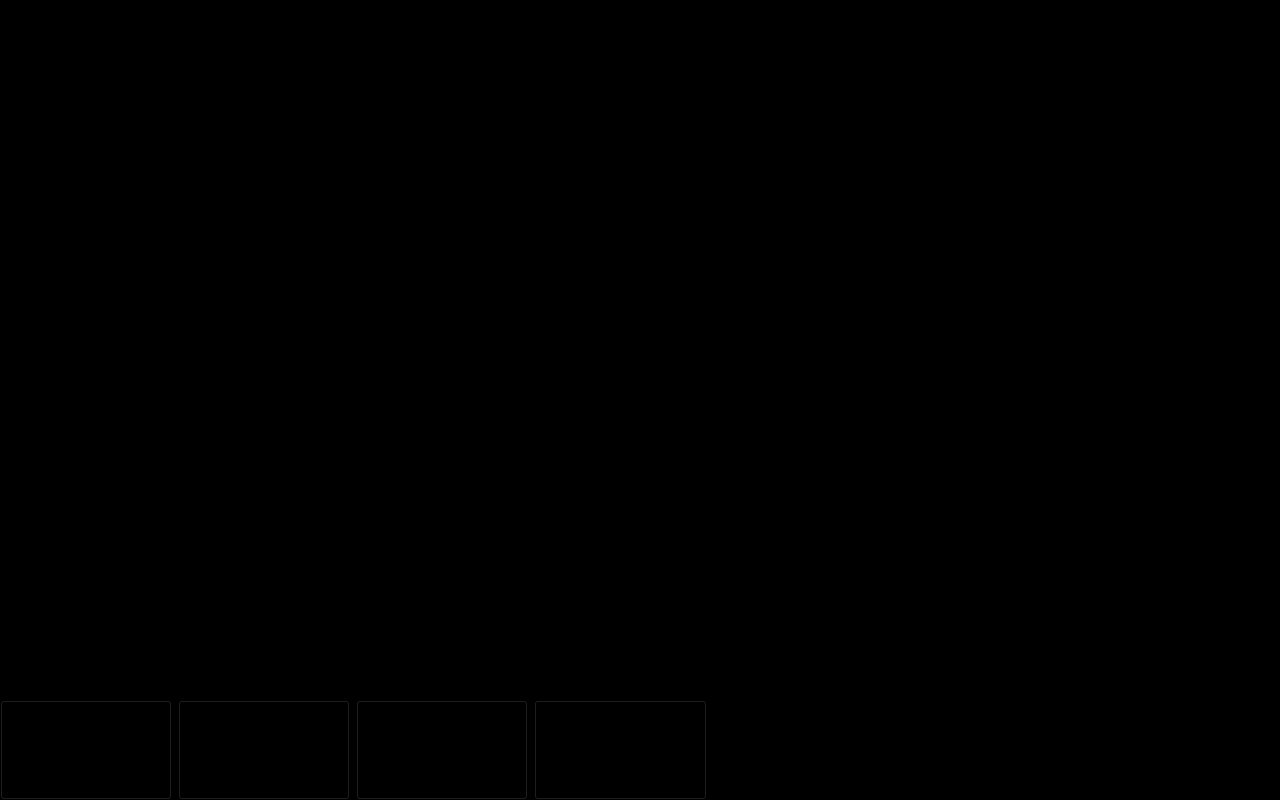
<?xml version="1.0" encoding="UTF-8"?>
<ui version="4.0">
 <class>MainWindow</class>
 <widget class="QMainWindow" name="MainWindow">
  <property name="geometry">
   <rect>
    <x>0</x>
    <y>0</y>
    <width>1280</width>
    <height>800</height>
   </rect>
  </property>
  <property name="sizePolicy">
   <sizepolicy hsizetype="Fixed" vsizetype="Fixed">
    <horstretch>0</horstretch>
    <verstretch>0</verstretch>
   </sizepolicy>
  </property>
  <property name="minimumSize">
   <size>
    <width>1280</width>
    <height>800</height>
   </size>
  </property>
  <property name="maximumSize">
   <size>
    <width>1280</width>
    <height>800</height>
   </size>
  </property>
  <property name="windowTitle">
   <string>MainWindow</string>
  </property>
  <property name="styleSheet">
   <string notr="true">background-color: rgb(0, 0, 0);</string>
  </property>
  <widget class="QWidget" name="centralWidget">
   <property name="sizePolicy">
    <sizepolicy hsizetype="Maximum" vsizetype="Expanding">
     <horstretch>0</horstretch>
     <verstretch>0</verstretch>
    </sizepolicy>
   </property>
   <property name="minimumSize">
    <size>
     <width>1280</width>
     <height>800</height>
    </size>
   </property>
   <property name="maximumSize">
    <size>
     <width>1280</width>
     <height>800</height>
    </size>
   </property>
   <property name="styleSheet">
    <string notr="true"/>
   </property>
   <widget class="CurveWidget" name="Curve2Wgt" native="true">
    <property name="geometry">
     <rect>
      <x>0</x>
      <y>350</y>
      <width>1280</width>
      <height>350</height>
     </rect>
    </property>
    <property name="sizePolicy">
     <sizepolicy hsizetype="Maximum" vsizetype="Expanding">
      <horstretch>0</horstretch>
      <verstretch>0</verstretch>
     </sizepolicy>
    </property>
    <property name="minimumSize">
     <size>
      <width>1280</width>
      <height>0</height>
     </size>
    </property>
    <property name="maximumSize">
     <size>
      <width>1280</width>
      <height>350</height>
     </size>
    </property>
    <property name="palette">
     <palette>
      <active>
       <colorrole role="Button">
        <brush brushstyle="SolidPattern">
         <color alpha="255">
          <red>0</red>
          <green>0</green>
          <blue>0</blue>
         </color>
        </brush>
       </colorrole>
       <colorrole role="Base">
        <brush brushstyle="SolidPattern">
         <color alpha="255">
          <red>0</red>
          <green>0</green>
          <blue>0</blue>
         </color>
        </brush>
       </colorrole>
       <colorrole role="Window">
        <brush brushstyle="SolidPattern">
         <color alpha="255">
          <red>0</red>
          <green>0</green>
          <blue>0</blue>
         </color>
        </brush>
       </colorrole>
      </active>
      <inactive>
       <colorrole role="Button">
        <brush brushstyle="SolidPattern">
         <color alpha="255">
          <red>0</red>
          <green>0</green>
          <blue>0</blue>
         </color>
        </brush>
       </colorrole>
       <colorrole role="Base">
        <brush brushstyle="SolidPattern">
         <color alpha="255">
          <red>0</red>
          <green>0</green>
          <blue>0</blue>
         </color>
        </brush>
       </colorrole>
       <colorrole role="Window">
        <brush brushstyle="SolidPattern">
         <color alpha="255">
          <red>0</red>
          <green>0</green>
          <blue>0</blue>
         </color>
        </brush>
       </colorrole>
      </inactive>
      <disabled>
       <colorrole role="Button">
        <brush brushstyle="SolidPattern">
         <color alpha="255">
          <red>0</red>
          <green>0</green>
          <blue>0</blue>
         </color>
        </brush>
       </colorrole>
       <colorrole role="Base">
        <brush brushstyle="SolidPattern">
         <color alpha="255">
          <red>0</red>
          <green>0</green>
          <blue>0</blue>
         </color>
        </brush>
       </colorrole>
       <colorrole role="Window">
        <brush brushstyle="SolidPattern">
         <color alpha="255">
          <red>0</red>
          <green>0</green>
          <blue>0</blue>
         </color>
        </brush>
       </colorrole>
      </disabled>
     </palette>
    </property>
    <property name="styleSheet">
     <string notr="true"/>
    </property>
   </widget>
   <widget class="CurveWidget" name="Curve1Wgt" native="true">
    <property name="geometry">
     <rect>
      <x>0</x>
      <y>0</y>
      <width>1280</width>
      <height>350</height>
     </rect>
    </property>
    <property name="sizePolicy">
     <sizepolicy hsizetype="Expanding" vsizetype="Expanding">
      <horstretch>0</horstretch>
      <verstretch>0</verstretch>
     </sizepolicy>
    </property>
    <property name="minimumSize">
     <size>
      <width>1280</width>
      <height>350</height>
     </size>
    </property>
    <property name="maximumSize">
     <size>
      <width>1280</width>
      <height>700</height>
     </size>
    </property>
    <property name="styleSheet">
     <string notr="true"/>
    </property>
   </widget>
   <widget class="QWidget" name="ControlWgt" native="true">
    <property name="enabled">
     <bool>true</bool>
    </property>
    <property name="geometry">
     <rect>
      <x>0</x>
      <y>700</y>
      <width>1280</width>
      <height>100</height>
     </rect>
    </property>
    <property name="sizePolicy">
     <sizepolicy hsizetype="Fixed" vsizetype="Fixed">
      <horstretch>0</horstretch>
      <verstretch>0</verstretch>
     </sizepolicy>
    </property>
    <property name="minimumSize">
     <size>
      <width>1280</width>
      <height>100</height>
     </size>
    </property>
    <property name="maximumSize">
     <size>
      <width>1280</width>
      <height>100</height>
     </size>
    </property>
    <property name="styleSheet">
     <string notr="true">background-color: rgb(0, 0, 0);</string>
    </property>
    <layout class="QHBoxLayout" name="horizontalLayout_2">
     <property name="spacing">
      <number>0</number>
     </property>
     <property name="sizeConstraint">
      <enum>QLayout::SetDefaultConstraint</enum>
     </property>
     <property name="leftMargin">
      <number>0</number>
     </property>
     <property name="topMargin">
      <number>0</number>
     </property>
     <property name="rightMargin">
      <number>0</number>
     </property>
     <property name="bottomMargin">
      <number>0</number>
     </property>
     <item>
      <layout class="QHBoxLayout" name="horizontalLayout" stretch="100,100,100,100,300,3">
       <item>
        <widget class="QPushButton" name="CatchCtrlBtn">
         <property name="sizePolicy">
          <sizepolicy hsizetype="Minimum" vsizetype="Expanding">
           <horstretch>0</horstretch>
           <verstretch>0</verstretch>
          </sizepolicy>
         </property>
         <property name="styleSheet">
          <string notr="true">border-image: url(:/Images/Images/AutoCatchOpenBtn.png);</string>
         </property>
         <property name="text">
          <string/>
         </property>
        </widget>
       </item>
       <item>
        <widget class="QPushButton" name="ZoomInCtrlBtn">
         <property name="sizePolicy">
          <sizepolicy hsizetype="Minimum" vsizetype="Expanding">
           <horstretch>0</horstretch>
           <verstretch>0</verstretch>
          </sizepolicy>
         </property>
         <property name="styleSheet">
          <string notr="true">border-image: url(:/Images/Images/ZoomInBtn.png);</string>
         </property>
         <property name="text">
          <string/>
         </property>
        </widget>
       </item>
       <item>
        <widget class="QPushButton" name="ZoomOutCtrlBtn">
         <property name="sizePolicy">
          <sizepolicy hsizetype="Minimum" vsizetype="Expanding">
           <horstretch>0</horstretch>
           <verstretch>0</verstretch>
          </sizepolicy>
         </property>
         <property name="styleSheet">
          <string notr="true">border-image: url(:/Images/Images/ZoomOutBtn.png);</string>
         </property>
         <property name="text">
          <string/>
         </property>
        </widget>
       </item>
       <item>
        <widget class="QPushButton" name="PauseCtrlBtn">
         <property name="sizePolicy">
          <sizepolicy hsizetype="Minimum" vsizetype="Expanding">
           <horstretch>0</horstretch>
           <verstretch>0</verstretch>
          </sizepolicy>
         </property>
         <property name="styleSheet">
          <string notr="true">border-image: url(:/Images/Images/PauseBtn.png);</string>
         </property>
         <property name="text">
          <string/>
         </property>
        </widget>
       </item>
       <item>
        <widget class="InfoWidget" name="TestInfoWgt" native="true">
         <property name="styleSheet">
          <string notr="true">background-color: rgb(0, 0, 0);</string>
         </property>
         <widget class="QLabel" name="LeftInfoLabel">
          <property name="geometry">
           <rect>
            <x>0</x>
            <y>1</y>
            <width>255</width>
            <height>98</height>
           </rect>
          </property>
          <property name="styleSheet">
           <string notr="true">border-image: url(:/Images/Images/RunningLabel.png);</string>
          </property>
          <property name="text">
           <string/>
          </property>
         </widget>
         <widget class="QLabel" name="RightInfoLabel">
          <property name="geometry">
           <rect>
            <x>261</x>
            <y>1</y>
            <width>255</width>
            <height>98</height>
           </rect>
          </property>
          <property name="styleSheet">
           <string notr="true">border-image: url(:/Images/Images/AutoCatchCloseLabel.png);</string>
          </property>
          <property name="text">
           <string/>
          </property>
         </widget>
        </widget>
       </item>
       <item>
        <widget class="QLabel" name="BatteryStatusLabel">
         <property name="sizePolicy">
          <sizepolicy hsizetype="Preferred" vsizetype="Preferred">
           <horstretch>0</horstretch>
           <verstretch>0</verstretch>
          </sizepolicy>
         </property>
         <property name="minimumSize">
          <size>
           <width>45</width>
           <height>98</height>
          </size>
         </property>
         <property name="styleSheet">
          <string notr="true">border-image: url(:/Images/Images/Battery_Full.png);
background-color: rgb(0, 0, 0);</string>
         </property>
         <property name="text">
          <string/>
         </property>
        </widget>
       </item>
      </layout>
     </item>
    </layout>
   </widget>
  </widget>
 </widget>
 <layoutdefault spacing="6" margin="11"/>
 <customwidgets>
  <customwidget>
   <class>CurveWidget</class>
   <extends>QWidget</extends>
   <header>CurveWidget.h</header>
   <container>1</container>
  </customwidget>
  <customwidget>
   <class>InfoWidget</class>
   <extends>QWidget</extends>
   <header>InfoWidget.h</header>
   <container>1</container>
  </customwidget>
 </customwidgets>
 <resources/>
 <connections/>
</ui>
